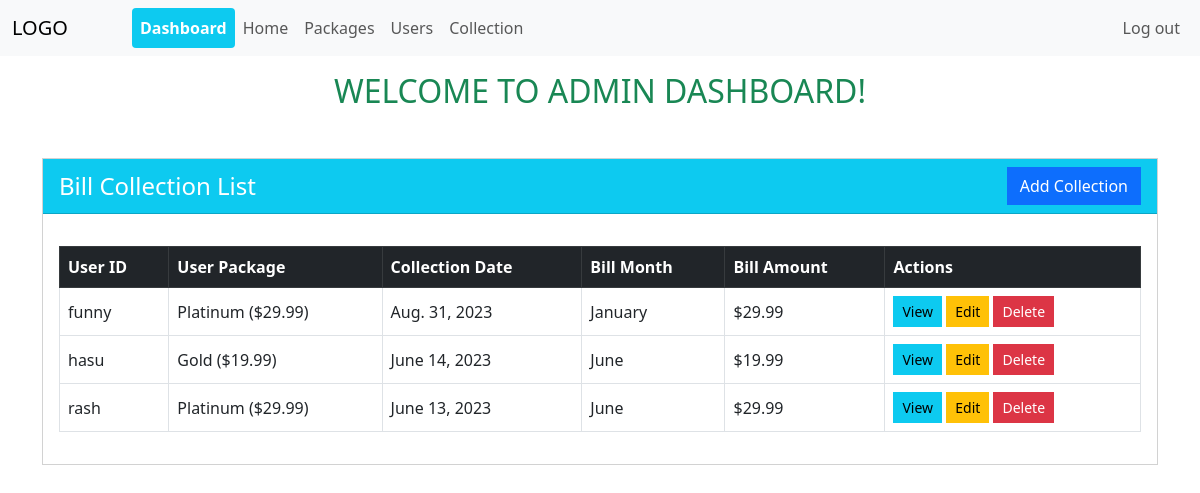
The page /admin_Dashboard (signed in) on the database its author committed.
### bill_coll/models.py (models this page shows, shortened)
class Collection(models.Model):
    user_id = models.ForeignKey(
        User, on_delete=models.SET_NULL, blank=True, null=True)
    package = models.ForeignKey(Package, on_delete=models.SET_NULL, null=True)
    billDate = models.DateField(blank=True, null=True)
    billMonth = models.ForeignKey(
        Month, on_delete=models.CASCADE, null=True, blank=True)
    amount = models.FloatField(default=0.0)

class Package(models.Model):
    name = models.CharField(max_length=50)
    numberofchannels = models.IntegerField(default=0)
    numberofHDchannels = models.IntegerField(default=0)
    price = models.FloatField(default=0.0)
    def __str__(self) -> str:
        return self.name + "  ($" + str(self.price) + ")"

class Month(models.Model):
    name = models.CharField(max_length=25)
    def __str__(self) -> str:
        return self.name

### bill_coll/decorators.py (the view)
        def wrapper_func(request, *args, **kwargs):
            group = None
            if request.user.groups.exists():
                group = request.user.groups.all()[0].name
            if group in allowed_roles:
                return view_func(request, *args, **kwargs)
            else:
                return HttpResponse('You are not authorized for this operation.')

### bill_coll/ExtraneousFolder/ExtraFunctions.py (called while the page is built)
def isAdmin(group):
    if (group == "admin"):
        return True
    else:
        return False

### bill_coll/views.py (called while the page is built)
@allowed_user(allowed_roles=['admin'])
@login_required(login_url='/signin')
def admin_Dashboard(request):
    group = None
    if request.user.groups.exists():
        group = request.user.groups.all()[0].name
    isAdmin = ExtraFunctions.isAdmin(group)
    user = request.user
    collection_list = Collection.objects.order_by('billDate')[::-1]
    package_list = Package.objects.order_by('name')
    dict = {'title': "Dashboard", 'collection_list': collection_list,
            'user': user, 'user_id': request.user.pk, 'isAdmin': isAdmin}
    return render(request, 'bill_coll/admin_Dashboard.html', context=dict)

### templates/bill_coll/admin_Dashboard.html
{% extends 'bill_coll/base.html' %} {% block body_block %}
<div class="container mt-3">
  <div class="row">
    <div class="col">
      <h2 class="text-success text-center text-uppercase mb-5">
        Welcome to Admin Dashboard!
      </h2>
      <div class="card rounded-0">
        <div
          class="card-header d-flex align-items-center bg-info text-white rounded-0"
        >
          <h4>Bill Collection List</h4>
          <a
            class="btn btn-primary ms-auto rounded-0"
            href="{% url 'bill_coll:addcollection' %}"
            >Add Collection</a
          >
        </div>
        <div class="card-body">
          <table class="table table-bordered mt-3">
            <thead class="table-dark">
              <tr>
                <th scope="col">User ID</th>
                <th scope="col">User Package</th>
                <th scope="col">Collection Date</th>
                <th scope="col">Bill Month</th>
                <th scope="col">Bill Amount</th>
                <th scope="col">Actions</th>
              </tr>
            </thead>
            <tbody>
              {% for collection in collection_list %}
              <tr>
                <td>{{collection.user_id}}</td>
                <td>{{collection.package}}</td>
                <td>{{collection.billDate}}</td>
                <td>{{collection.billMonth}}</td>
                <td>${{collection.amount}}</td>
                <td>
                  <a
                    class="btn btn-sm rounded-0 btn-info"
                    href="{% url 'bill_coll:viewcollection' collection_id=collection.id %}"
                    >View</a
                  >
                  <a
                    class="btn btn-sm rounded-0 btn-warning"
                    href="{% url 'bill_coll:editcollection' collection_id=collection.id %}"
                    >Edit</a
                  >
                  <a
                    class="btn btn-sm rounded-0 btn-danger"
                    href="{% url 'bill_coll:deletecollection' collection_id=collection.id %}"
                    >Delete</a
                  >
                </td>
              </tr>
              {% endfor %}
            </tbody>
          </table>
        </div>
      </div>
    </div>
  </div>
</div>
{% endblock %}

### static/css/style.css (style rules this page uses)
h4 { margin-bottom: 0 !important; }
td { text-align: left; vertical-align: middle; }

### rows shown on the page
Collection: user_id "funny", package "Platinum ($29.99)", billDate "Aug. 31, 2023", billMonth "January", amount "29.99"
Collection: user_id "hasu", package "Gold ($19.99)", billDate "June 14, 2023", billMonth "June", amount "19.99"
Collection: user_id "rash", package "Platinum ($29.99)", billDate "June 13, 2023", billMonth "June", amount "29.99"
